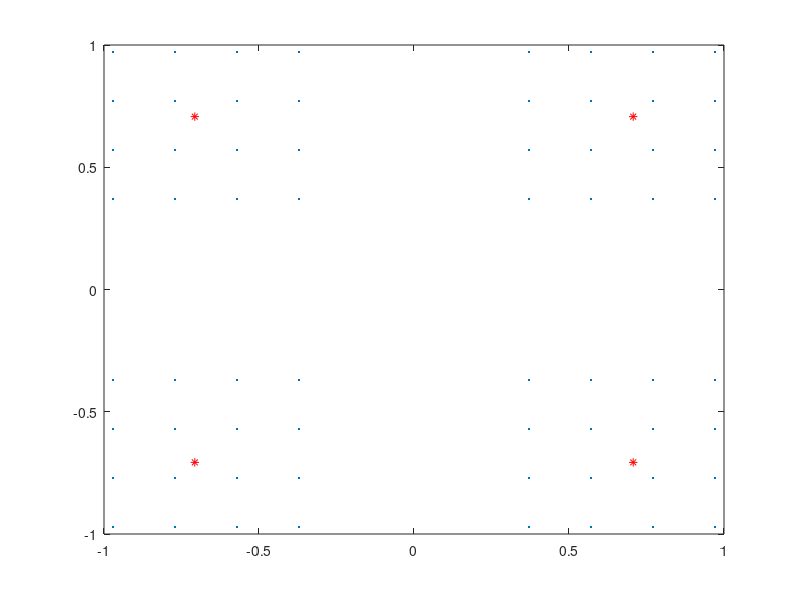

Write the MATLAB code that produced this figure.
qam16 = [1+1j 1+3j 3+1j 3+3j -1+1j -1+3j -3+1j -3+3j -1-1j -1-3j -3-1j -3-3j 1-1j 1-3j 3-1j 3-3j];
qpsk  =[1+1j 1-1j -1-1j -1+1j];
qam16 = qam16./sqrt(10);
qpsk  = qpsk ./sqrt(2);

power_rate_near = 1/10;
power_rate_far = 1 - power_rate_near;

for i = 1:4
	for j = 1:16
		qam64((i-1)*16 + j) = qam16(j)*sqrt(power_rate_near) + qpsk(i)*sqrt(power_rate_far);
	end
end

plot(qam64,'.');
hold on;
plot(qpsk,'r*');

